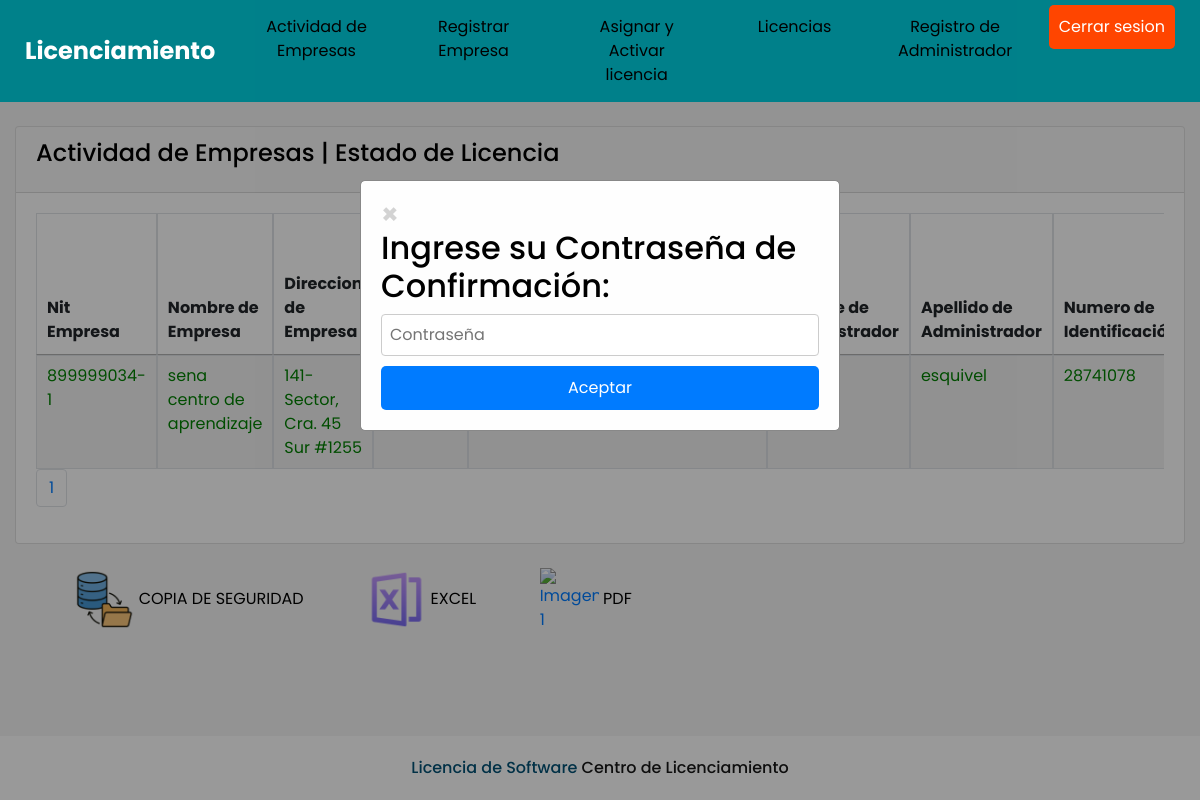
/superadmin/index.php, run on the app's committed database.
### tables this page shows
CREATE TABLE `empresa` (
  `nit_empre` varchar(12) NOT NULL,
  `nom_empre` text NOT NULL,
  `direcc_empre` varchar(30) NOT NULL,
  `telefono` varchar(14) NOT NULL,
  `correo_empre` varchar(50) NOT NULL
);

CREATE TABLE `usuario` (
  `documento` bigint(11) NOT NULL,
  `id_tp_docu` tinyint(4) NOT NULL,
  `nombre` text NOT NULL,
  `apellido` text NOT NULL,
  `contrasena` varchar(255) NOT NULL,
  `correo` varchar(40) NOT NULL,
  `codigo_barras` varchar(500) NOT NULL,
  `fecha_registro` date NOT NULL,
  `terminos` enum('si','no','','') NOT NULL,
  `id_rol` tinyint(4) NOT NULL,
  `id_esta_usu` tinyint(4) NOT NULL,
  `nit_empre` varchar(12) NOT NULL
);

### superadmin/index.php (the view, shortened to what this page needs)
<?php
require_once 'template.php';
$porPagina = 10;
$pagina = isset($_GET['pagina']) ? $_GET['pagina'] : 1;
$empieza = ($pagina - 1) * $porPagina;
$totalRowsQuery = $conn->query("SELECT COUNT(*) as count FROM empresa INNER JOIN licencia ON empresa.nit_empre = licencia.nit_empre LEFT JOIN usuario ON empresa.nit_empre = usuario.nit_empre INNER JOIN rol ON usuario.id_rol = rol.id_rol WHERE empresa.nit_empre > 0 AND usuario.id_rol = 1 AND licencia != '65e5b3e7a66b7'");
$totalRows = $totalRowsQuery->fetch(PDO::FETCH_ASSOC)['count'];
$query = "SELECT empresa.nit_empre, empresa.nom_empre, empresa.direcc_empre, empresa.telefono, empresa.correo_empre, licencia.licencia, licencia.fecha_ini, licencia.fecha_fin, licencia.esta_licen, usuario.nombre, usuario.apellido, usuario.documento, usuario.correo, usuario.codigo_barras, usuario.fecha_registro FROM empresa INNER JOIN licencia ON empresa.nit_empre = licencia.nit_empre LEFT JOIN usuario ON empresa.nit_empre = usuario.nit_empre INNER JOIN rol ON usuario.id_rol = rol.id_rol WHERE empresa.nit_empre > 0 AND usuario.id_rol = 1 AND licencia != '65e5b3e7a66b7' LIMIT :porPagina OFFSET :empieza";
$userEntry = $conn->prepare($query);
$userEntry->bindParam(':porPagina', $porPagina, PDO::PARAM_INT);
$userEntry->bindParam(':empieza', $empieza, PDO::PARAM_INT);
$userEntry->execute();
$resultado_pagina = $userEntry->fetchAll(PDO::FETCH_ASSOC);
?>
<br>
<head>
    <link rel="stylesheet" href="https://cdn.datatables.net/1.10.24/css/jquery.dataTables.min.css">
</head>
<div class="content-body container-table">
    <div class="container-fluid">
        <div class="row">
            <div class="col-12">
                <div class="card">
                    <div class="card-header">
                        <h4 class="card-title">Actividad de Empresas | Estado de Licencia</h4>
                    </div>
                    <div class="card-body">
                        <div class="table-responsive">
                            <table id="example3" class="table table-striped table-bordered" style="width:100%">
                               <thead>
                                    <tr>
                                        <th>Nit Empresa</th>
                                        <th>Nombre de Empresa</th>
                                        <th>Direccion de Empresa</th>
                                        <th>Telefono de Empresa</th>
                                        <th>Correo de Empresa</th>
                                        <th>Nombre de Administrador</th>
                                        <th>Apellido de Administrador</th>
                                        <th>Numero de Identificación</th>
                                    </tr>
                                </thead>
                                <tbody>
                                    <?php foreach ($resultado_pagina as $entrada) {
                                        $estadoClase = '';
                                        $color = '';
                                            $estadoClase = 'table-success';
                                            $color = 'green';
                                        if ($entrada["esta_licen"] == 'inactivo') {
                                            $estadoClase = '';
                                            $botonInactivo = 'disabled';
                                            $color = 'orange';
                                            $mensaje = 'Esta inactivo';
                                        } elseif ($entrada["esta_licen"] == 'cancelado') {
                                            $estadoClase = '';
                                            $botonCancelar = 'disabled';
                                            $color = 'red';
                                            $mensaje = 'Esta cancelado';
                                        } elseif ($entrada["esta_licen"] == 'activo') {
                                            $estadoClase = '';
                                            $color = 'green';
                                        }
                                    ?>
                                        <tr class="<?= $estadoClase ?>" style="color: <?php echo $color; ?>">
                                            <td><?= $entrada["nit_empre"] ?></td>
                                            <td><?= $entrada["nom_empre"] ?></td>
                                            <td><?= $entrada["direcc_empre"] ?></td>
                                            <td><?= $entrada["telefono"] ?></td>
                                            <td><?= $entrada["correo_empre"] ?></td>
                                            <td><?= $entrada["nombre"] ?></td>
                                            <td><?= $entrada["apellido"] ?></td>
                                            <td><?= $entrada["documento"] ?></td>
                                        </tr>
                                    <?php } ?>
                                </tbody>
                            </table>
                            <nav aria-label="Page navigation">
                                <ul class="pagination">
                                    <?php
                                    $totalPaginas = ceil($totalRows / $porPagina);
                                    for ($i = 1; $i <= $totalPaginas; $i++) {
                                        echo "<li class='page-item'><a class='page-link' href='index.php?pagina=$i'>$i</a></li>";
                                    }
                                    ?>
                                </ul>
                            </nav>
                        </div>
                    </div>
                </div>
            </div>
        </div>
    </div>
    <br>
    <section class="d-flex align-items-center">
        <div class="ml-3">
            <a href="copia/respaldo.php"><img src="../images/copia.png" alt="Imagen"></a>
            <a class="letra"> COPIA DE SEGURIDAD</a>
            <a href="excel.php"><img src="../images/excel.png" alt="Imagen 2"></a>
            <a class="letra" href="excel.php"> EXCEL</a>
            <a href="pdf.php"><img src="../images/pdf.png" alt="Imagen 1"></a>
            <a class="letra" href="pdf.php"> PDF</a>
        </div>
    </section>
</div>
<br><br>

### superadmin/css/style.css (style rules this page uses)
body { font-family: 'Roboto', sans-serif; color: #000000; background-color: #ffffff; }
a, a:hover, a:focus { text-decoration: none; }

### superadmin/css/estilos.css (style rules this page uses)
body { font-family: 'Poppins', sans-serif; margin: 0; padding: 0; background-color: #f5f5f5; padding-bottom: 40px; }

### superadmin/index.php (style rules this page uses)
section img { padding: 0 0 0 5%; max-width: 10%; }
section .letra { color: #000; }

### data on the page
empresa: nit_empre "899999034-1", nom_empre "sena centro de aprendizaje", direcc_empre "141- Sector, Cra. 45 Sur #1255", usuario.apellido "esquivel", usuario.documento "28741078"
